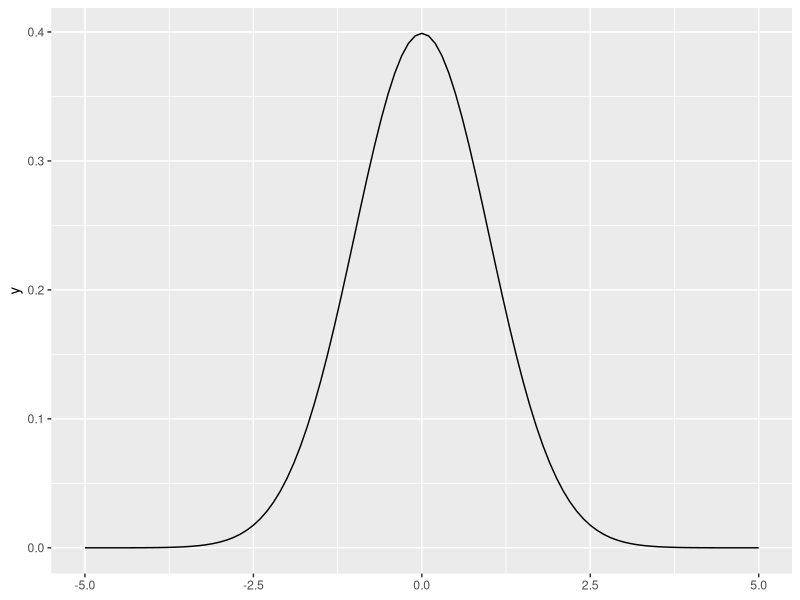
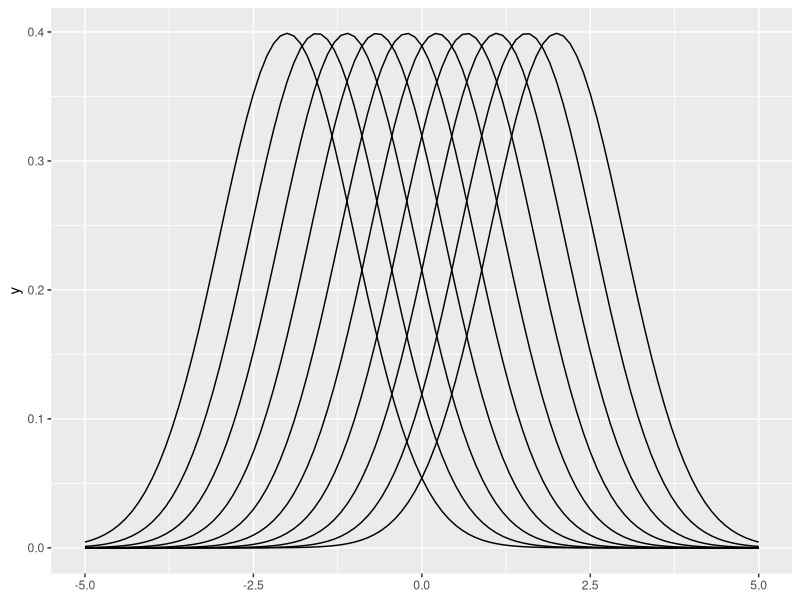

These charts were generated, in order, by the following R code:
## ---- chunk 1
knitr::opts_chunk$set(echo = TRUE)
library(ggplot2)
## ---- chunk 2
ggplot() +
  stat_function(fun = dnorm, args = list(mean = 0, sd = 1)) +
  lims(x = c(-5,5))
## ---- chunk 3
dnorm_means <- seq(-2,2, length.out = 10)

curves_diff_mean <- purrr::map(seq(1:10), function(y)
  stat_function(fun = dnorm, args = list(mean = dnorm_means[y], sd = 1)))

ggplot() +
  curves_diff_mean +
  lims(x = c(-5, 5))

